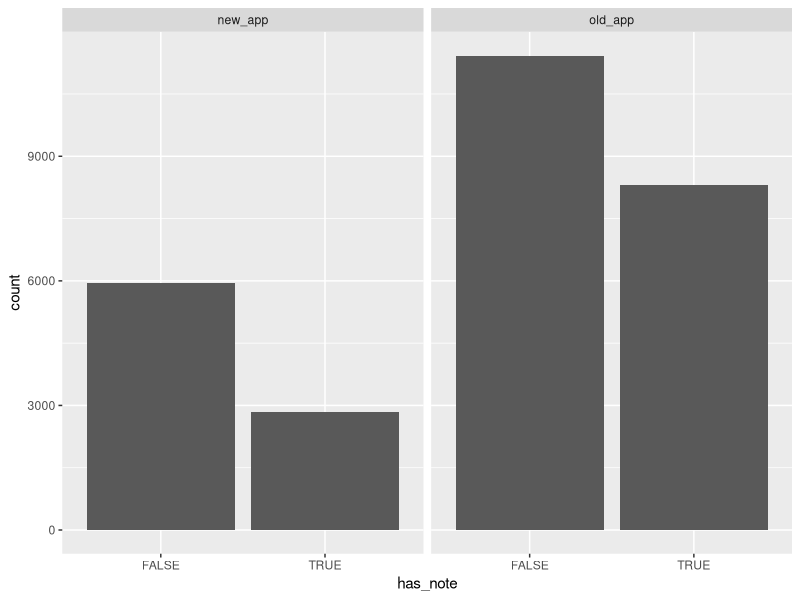
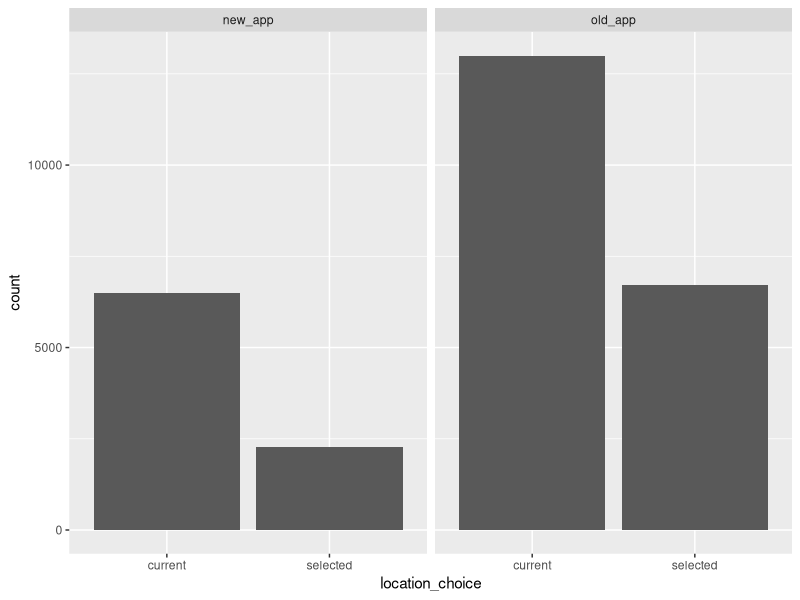
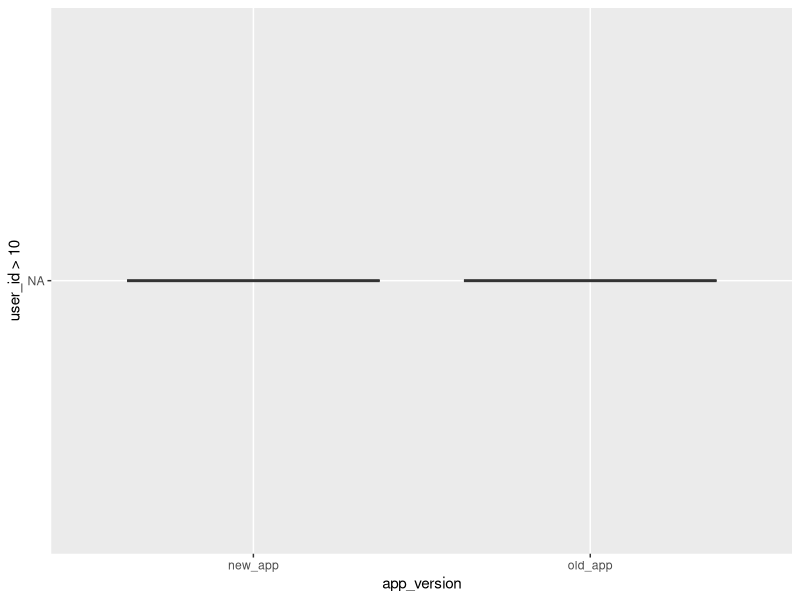
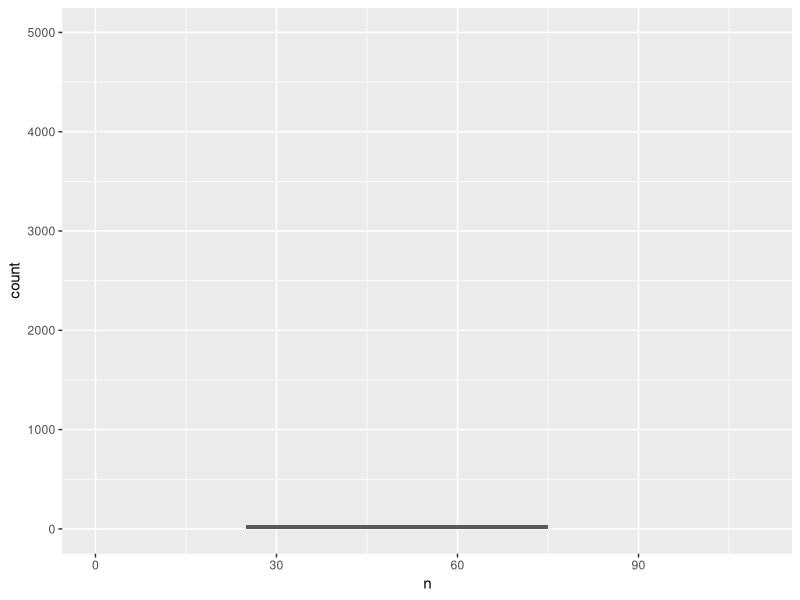
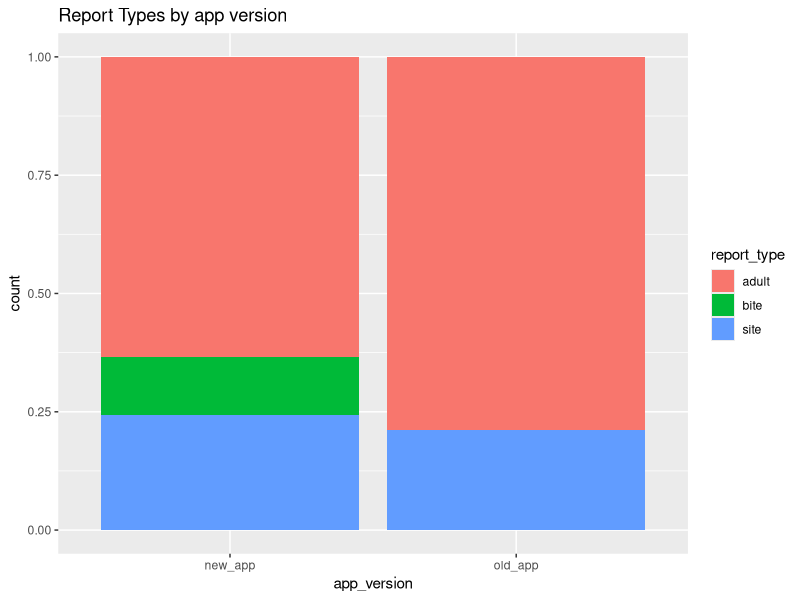
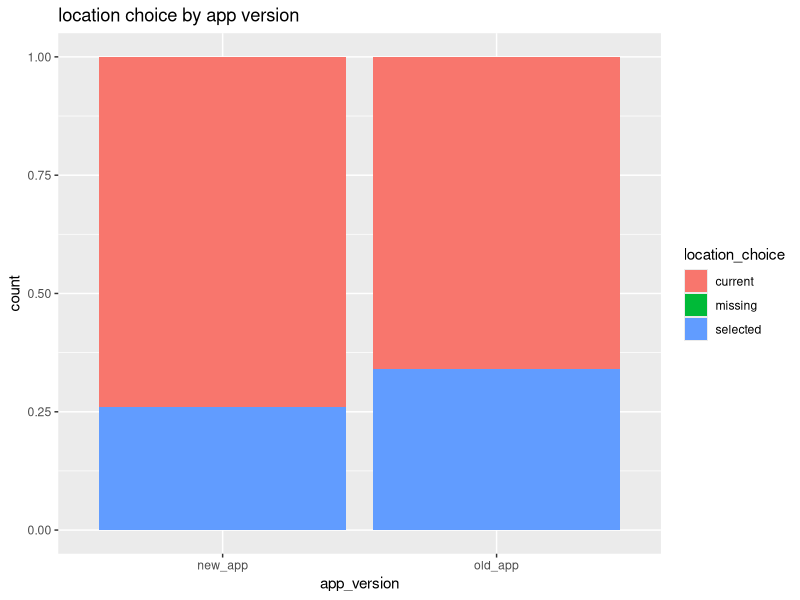
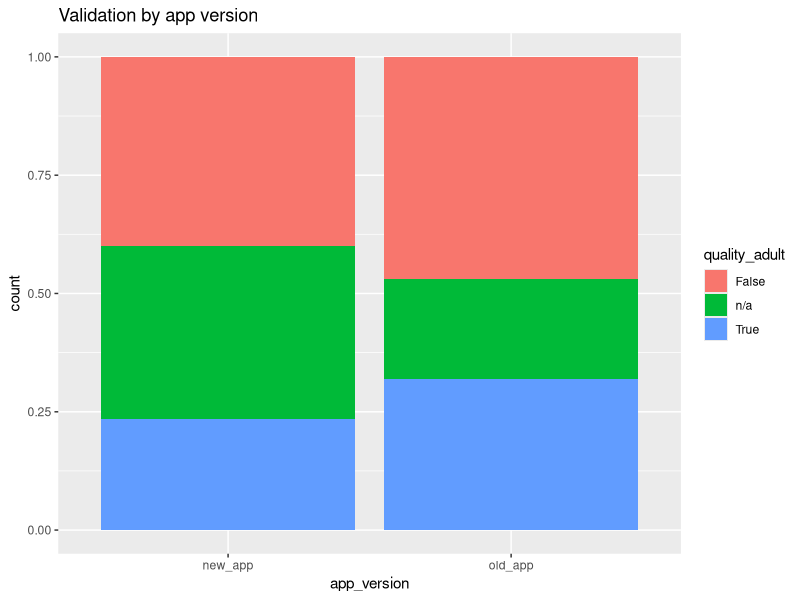

Here is the R script that generated these plots, in order: (Note: this script raises an error after producing the figures.)
Data1 <- read.csv("qual_data.csv")
Data2 <- read.csv("qual_data_app_version.csv")
library(dplyr)
library(lubridate)
library(tidyr)
library(ggplot2)


Data <- inner_join(Data1, Data2, by = "report_id")



Data$date <- ymd_hms(Data$date)
Data$report_id <- as.factor(Data$report_id)
Data$user_id <- as.factor(Data$user_id)
Data$report_type <- as.factor(Data$report_type)
Data$has_note <- as.logical(Data$has_note)
Data$quality_adult <- as.factor(Data$quality_adult)
Data$n_photos <- as.numeric(Data$n_photos)
Data$location_choice <- as.factor(Data$location_choice)
Data$new_version <-as.logical(Data$app_version == "new_app")


summary(Data)


ggplot(data = Data, aes(x= has_note)) + geom_bar() + facet_grid(.~ app_version)    #note
ggplot(data = Data, aes(x= location_choice)) + geom_bar() + facet_grid(.~ app_version) + scale_x_discrete(
  limits = c("current", "selected"))   #Location, missing removed since there is only one case


ggplot(data = Data, aes(x= app_version, y = user_id > 10 )) + geom_boxplot()
       
       
part = count(Data, user_id)
ggplot(part, aes(n)) +geom_histogram(binwidth = 50) + xlim(0,110) + ylim(0,5000)


ggplot(Data, aes(x = app_version , fill = report_type)) + 
  geom_bar(position= "fill") +
  labs(title = "Report Types by app version")    


ggplot(Data, aes(x = app_version , fill = location_choice)) + 
  geom_bar(position= "fill") +
  labs(title = "location choice by app version")  

ggplot(Data, aes(x = app_version , fill = quality_adult)) + 
  geom_bar(position= "fill") +
  labs(title = "Validation by app version")  


ggplot(Data, aes(x = app_version , fill = quality_adult)) + 
  geom_bar(stat= "summary", fun = "mean") +
  labs(title = "Validation by app version")  



Data1 <- Data %>% select(user_id , report_id , new_version) %>% filter(new_version == T)
Data2 <- Data %>% select(user_id , report_id , new_version) %>% filter(new_version == F)

?pivot_longer
?pivot_wider
vignette("pivot")

bata1 <- Data1 %>%  group_by(user_id, report_id) %>% summarise(report_id) %>%  mutate(report_id, n = n()) %>%  
  distinct(user_id,.keep_all=TRUE) %>%  select(-report_id)
bata2 <- Data2 %>%  group_by(user_id, report_id) %>% summarise(report_id) %>%  mutate(report_id, n = n()) %>%  
  distinct(user_id,.keep_all=TRUE) %>% select(-report_id)


mean(bata1$n)
mean(bata2$n)


summary(bata1)
summary(bata2)

# nr of reports with photos attached
# in the old apps, there is a for based on a mission
#check when people are, registration time and the report time, nothing if they uninstalled, behavior vary to space. how risky the exposure to mosquitoes is, and disease risk.
#check news reports chikingunya in 2016, zika scare 2016, dnegue cases in the past years. west nile cases past fall. 

